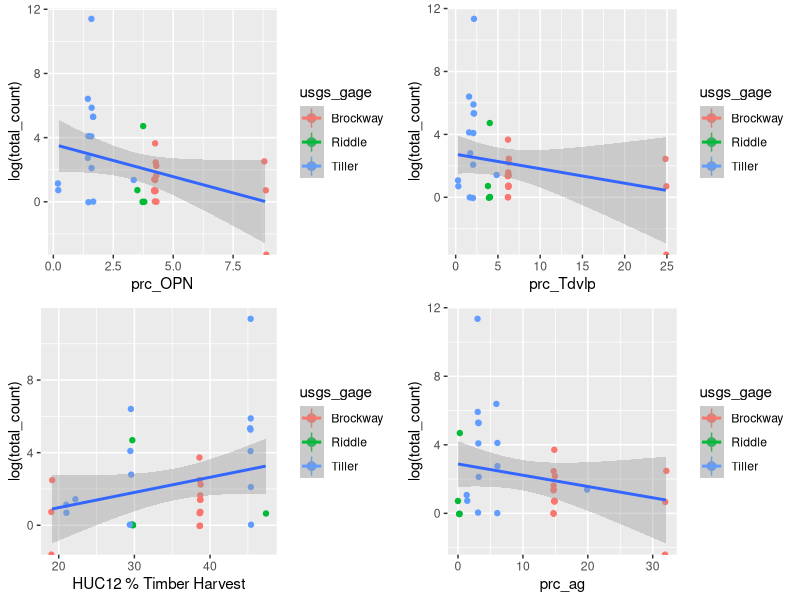
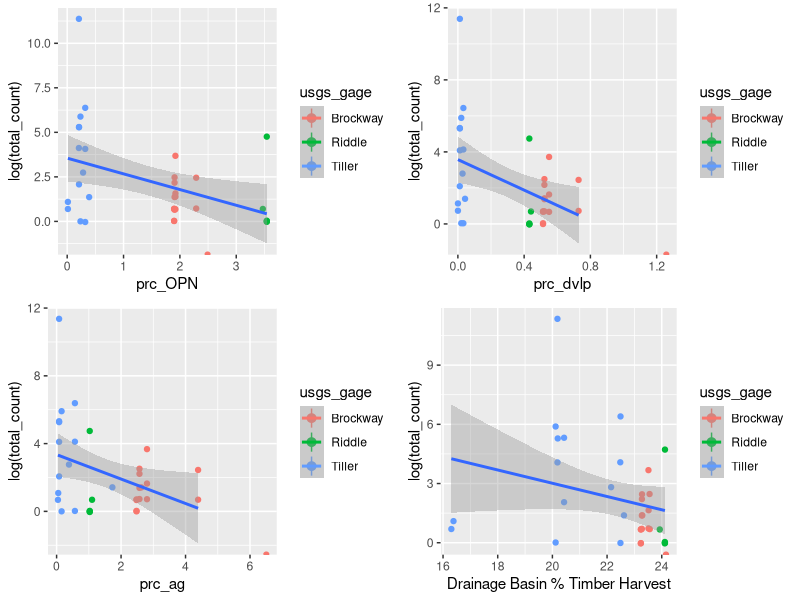
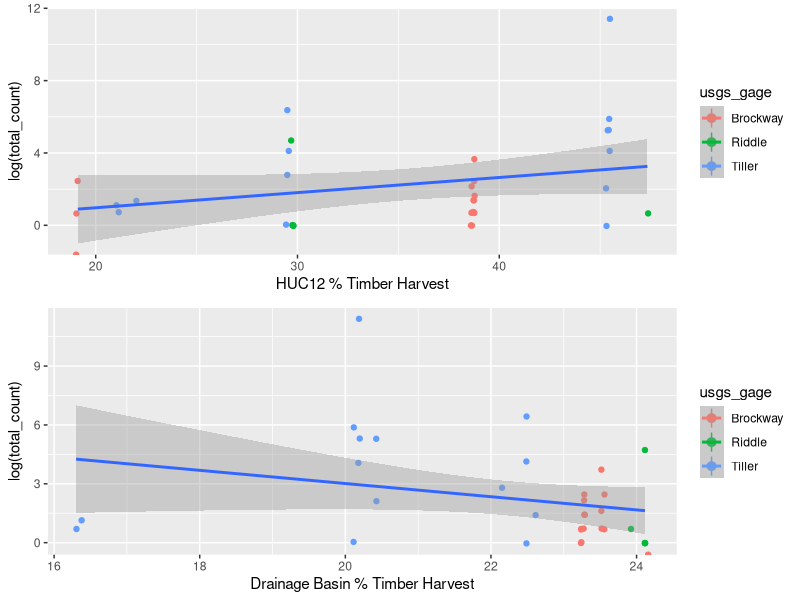
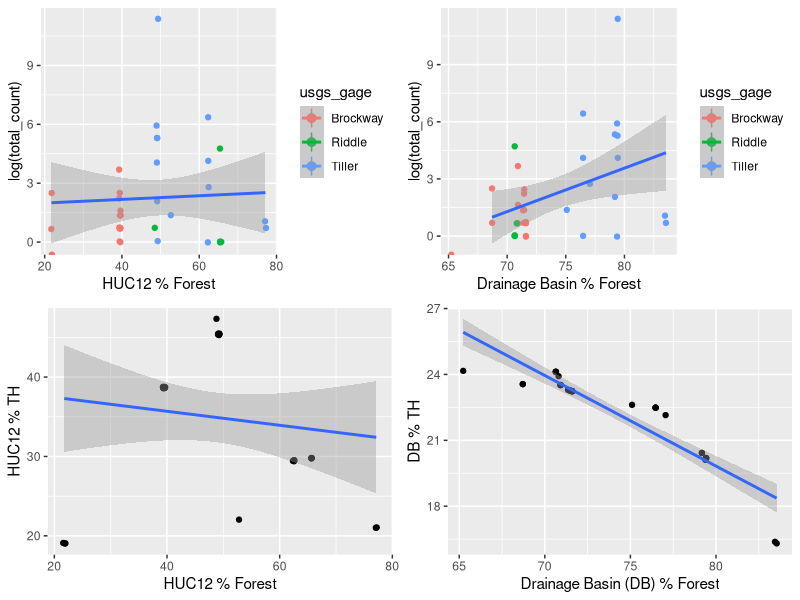

These charts were generated, in order, by the following R code:
setwd("/Users/williamjohnson/Desktop/Laura/Hallett_Lab/Repositories/thesis-mussels/density_data")
library(tidyverse)
library(cowplot)

#read in datasets (need laura + nancy abundance, huc12 key, huc12 landcover, drainage basin landcover)

laurancy <- as.tibble(read.csv("laurancy.csv", header = TRUE))
hucKey <- as.tibble(read_csv("siteID_huc12_key.csv", col_names = TRUE))

DBlandcover <- as.tibble(read_csv("Landcover_drainagebasin.csv", col_names = TRUE))

HUClandcover <- as.tibble(read_csv("Landcover_huc12.csv", col_names = TRUE))

# Join hucKey and laurancy data sets
laurancy_huc <- inner_join(laurancy, hucKey, by = "site_id")

# Join laurancy_huc and HUClandcover datasets
laurancy_huc_landcover <- left_join(laurancy_huc, HUClandcover, by = "huc12_id")

laurancy_huc_landcover2 <- laurancy_huc_landcover %>%
  select(obs_id, site_id.x, obs_type, water_body, usgs_gage, total_count, huc12_id, prc_frst, prc_OPN, 
         prc_dvlp, prc_Tdvlp, prc_ag, prc_TH) 

#Visualize % agriculture vs abundance at the HUC12 level

hucag <- ggplot(laurancy_huc_landcover2, aes(prc_ag, log(total_count), color = usgs_gage)) + geom_jitter() +
  stat_summary(fun.data=mean_cl_normal) + 
  geom_smooth(method='lm', formula= y~x, aes(group=1))

#Visualize % open developed vs abundance at the HUC12 level

huc_Odvlp <- ggplot(laurancy_huc_landcover2, aes(prc_OPN, log(total_count), color = usgs_gage)) + geom_jitter() +
  stat_summary(fun.data=mean_cl_normal) + 
  geom_smooth(method='lm', formula= y~x, aes(group=1))

#Visualize % developed (low-high intensity) vs abundance at the HUC12 level
huc_dvlp <- ggplot(laurancy_huc_landcover2, aes(prc_dvlp, log(total_count), color = usgs_gage)) + geom_jitter() +
  stat_summary(fun.data=mean_cl_normal) + 
  geom_smooth(method='lm', formula= y~x, aes(group=1))

#Visualize % developed (all categories) vs abundance at the HUC12 level
huc_Tdvlp <- ggplot(laurancy_huc_landcover2, aes(prc_Tdvlp, log(total_count), color = usgs_gage)) + geom_jitter() +
  stat_summary(fun.data=mean_cl_normal) + 
  geom_smooth(method='lm', formula= y~x, aes(group=1))

#Visualize % TH vs abundance at the HUC12 level

hucTH <- ggplot(laurancy_huc_landcover2, aes(prc_TH, log(total_count), color = usgs_gage)) + geom_jitter() +
  stat_summary(fun.data=mean_cl_normal) + 
  geom_smooth(method='lm', formula= y~x, aes(group=1)) +
  xlab("HUC12 % Timber Harvest")

#Visualize % forest vs abundance at HUC12 level

hucfrst <- ggplot(laurancy_huc_landcover2, aes(prc_frst, log(total_count), color = usgs_gage)) + geom_jitter() +
  stat_summary(fun.data=mean_cl_normal) + 
  geom_smooth(method='lm', formula= y~x, aes(group=1)) +
  xlab("HUC12 % Forest")

plot_grid(huc_Odvlp, huc_Tdvlp, hucTH, hucag)

# OK... now look at these trends on the drainage basin level

# Join laurancy_huc and DBlandcover datasets

laurancy_DBlandcover <- left_join(laurancy, DBlandcover, by = "site_id")
laurancy_DBlandcover2 <- laurancy_DBlandcover %>%
  select(obs_id, site_id, obs_type, water_body, usgs_gage, total_count, prc_frst, prc_OPN, 
         prc_dvlp, prc_Tdvlp, prc_ag, prc_TH)

#Visualize % agriculture vs abundance at the drainage basin (DB) level

dbag <- ggplot(laurancy_DBlandcover2, aes(prc_ag, log(total_count), color = usgs_gage)) + geom_jitter() +
  stat_summary(fun.data=mean_cl_normal) + 
  geom_smooth(method='lm', formula= y~x, aes(group=1))


#Visualize % open developed vs abundance at the DB level

db_Odvlp <- ggplot(laurancy_DBlandcover2, aes(prc_OPN, log(total_count), color = usgs_gage)) + geom_jitter() +
  stat_summary(fun.data=mean_cl_normal) + 
  geom_smooth(method='lm', formula= y~x, aes(group=1))

#Visualize % developed (low-high intensity) vs abundance at the HUC12 level
db_dvlp <- ggplot(laurancy_DBlandcover2, aes(prc_dvlp, log(total_count), color = usgs_gage)) + geom_jitter() +
  stat_summary(fun.data=mean_cl_normal) + 
  geom_smooth(method='lm', formula= y~x, aes(group=1))

#Visualize % developed (all categories) vs abundance at the HUC12 level
db_Tdvlp <- ggplot(laurancy_DBlandcover2, aes(prc_Tdvlp, log(total_count), color = usgs_gage)) + geom_jitter() +
  stat_summary(fun.data=mean_cl_normal) + 
  geom_smooth(method='lm', formula= y~x, aes(group=1))

#Visualize % TH vs abundance at DB level

dbTH <- ggplot(laurancy_DBlandcover2, aes(prc_TH, log(total_count), color = usgs_gage)) + geom_jitter() +
  stat_summary(fun.data=mean_cl_normal) + 
  geom_smooth(method='lm', formula= y~x, aes(group=1)) +
  xlab("Drainage Basin % Timber Harvest")

#Visualize % forest vs abundance at db level

dbfrst <- ggplot(laurancy_DBlandcover2, aes(prc_frst, log(total_count), color = usgs_gage)) + geom_jitter() +
  stat_summary(fun.data=mean_cl_normal) + 
  geom_smooth(method='lm', formula= y~x, aes(group=1)) +
  xlab("Drainage Basin % Forest")
  
# Are percent scrub-shrub and percent forest positively correlated? (Answer: NO! Negatively correlated!!!)

dbTHfrst <- ggplot(laurancy_DBlandcover2, aes(prc_frst, prc_TH)) + geom_jitter()+
  stat_summary(fun.data=mean_cl_normal) + 
  geom_smooth(method='lm', formula= y~x) +
  xlab("Drainage Basin (DB) % Forest") + ylab("DB % TH")

hucTHfrst <- ggplot(laurancy_huc_landcover2, aes(prc_frst, prc_TH)) + geom_jitter()+
  stat_summary(fun.data=mean_cl_normal) + 
  geom_smooth(method='lm', formula= y~x) +
  xlab("HUC12 % Forest") + ylab("HUC12 % TH")

plot_grid(db_Odvlp, db_dvlp, dbag, dbTH)

plot_grid(hucTH, dbTH, ncol = 1, align = "v")

plot_grid(hucfrst, dbfrst, hucTHfrst, dbTHfrst)
